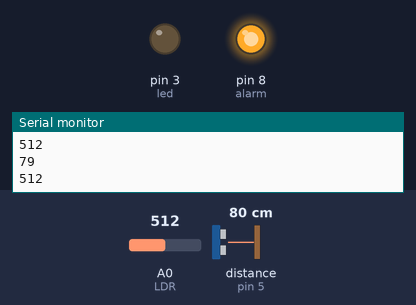
This sketch was run on a simulated Arduino Uno, built with avr-gcc and run on an emulated ATmega328P. On the bench: output pins drawn as LEDs (lit = HIGH), the last lines printed to the serial monitor. Wiring (inferred from the names in the program): ultrasonic range finder: trigger pin 4; echo pin 5. Inputs (shaded band) come from the test bench; at power-on: A0 (LDR) = 512, distance to the obstacle (sensor on pin 5) 80 cm. The echo pulse lasts 58.3 µs per cm; pins used as bus, display or sensor lines are not drawn.

Above: at 1.8 s.
1.9 s: A0 (LDR) set to 590
3.4 s: A0 (LDR) set to 618
At 4.7 s:
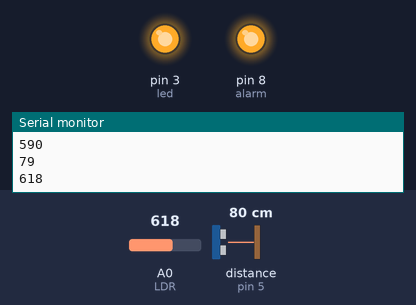
5.5 s: distance to the obstacle (sensor on pin 5) set to 2 cm
At 7.5 s:
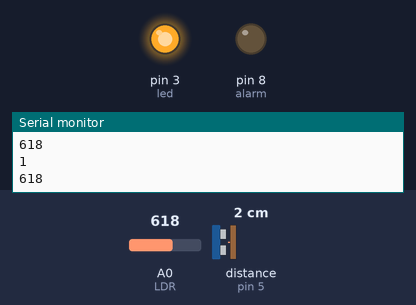
8.5 s: distance to the obstacle (sensor on pin 5) set to 4 cm
11.2 s: distance to the obstacle (sensor on pin 5) set to 7 cm
At 13.5 s:
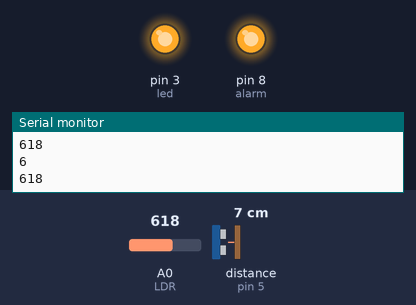
14.5 s: A0 (LDR) set to 511
At 16.3 s:
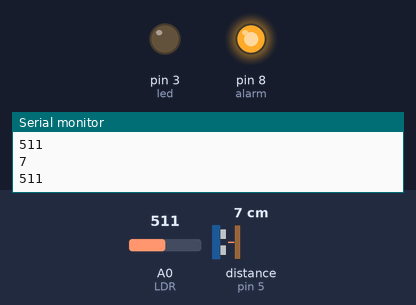
Timing chart, 0 to 17.5 s (numbered marks = the images above; inputs shaded):
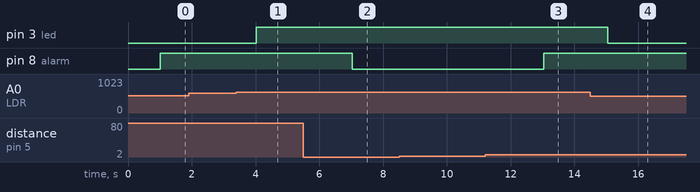

The sketch:

LEDrelay.ino
```cpp
int tri = 4; //triger pin
int eco = 5; //echopin
int alarm = 8;
int duration;        //travel time
int distance;        //distance
int ultrasonic_threshold = 6;
int LDR = A0;
int enviroment_light;
int ldr_threshold = 600;
int led = 3; // relay
void setup()
{
   pinMode(tri, OUTPUT);
   pinMode(eco, INPUT);
   pinMode(alarm, OUTPUT);
   Serial.begin(9600);
   pinMode(LDR, INPUT);
   pinMode(led, OUTPUT); // sets "Relay" to "output"
}
void loop(){
 enviroment_light = analogRead(LDR);

 Serial.println(enviroment_light);

 if(enviroment_light<=ldr_threshold){
 digitalWrite(led, LOW);
 }
 else{
 digitalWrite(led, HIGH);
 }

  digitalWrite(tri, HIGH);
  delayMicroseconds(2);
  digitalWrite(tri, HIGH);
  delayMicroseconds(10);
  digitalWrite(tri, LOW);

duration = pulseIn( eco, HIGH);
distance = duration * 0.0343 / 2;
delay(1000);
Serial.println(distance);

if(distance>=ultrasonic_threshold){
  digitalWrite(alarm, HIGH);
  }
else{
  digitalWrite(alarm, LOW);
  }
}
```

Measured:
- the behaviour switches between 600 and 601 on A0 (LDR) (found by bisection; images 0 and 1)
- the behaviour switches between 5 and 6 cm on distance to the obstacle (sensor on pin 5) (found by bisection; images 2 and 3)
- after the input at 3.4 s, pin 3 (led): LOW → HIGH after 0.62 s
- after the input at 5.5 s, pin 8 (alarm): HIGH → LOW after 1.5 s
- after the input at 11.2 s, pin 8 (alarm): LOW → HIGH after 1.8 s
- after the input at 14.5 s, pin 3 (led): HIGH → LOW after 0.54 s
